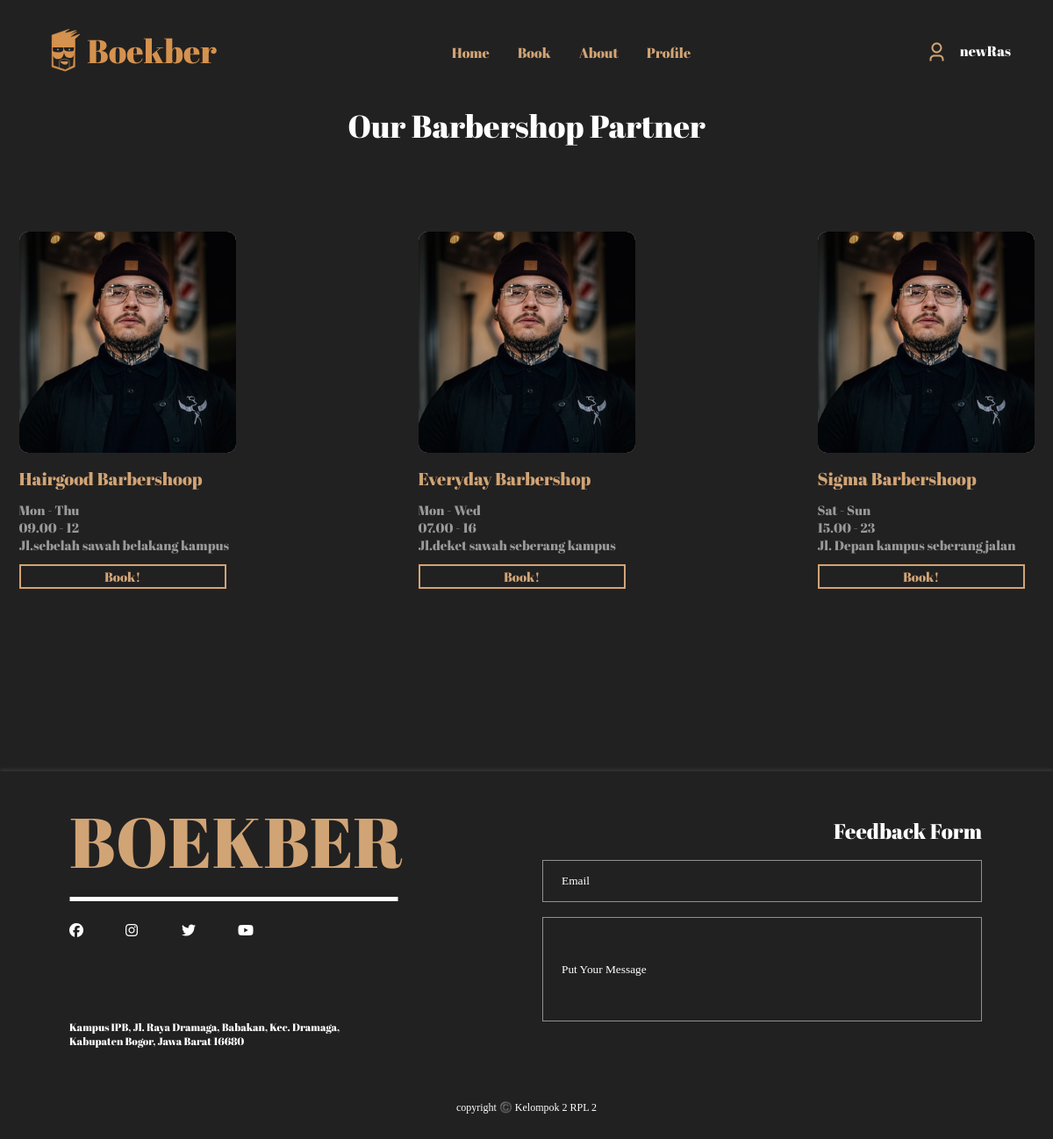
The app's page /Features/Book/Book.php (signed in) with its own data.
### tables this page shows
CREATE TABLE `user` (
  `id` int(32) NOT NULL,
  `Username` varchar(255) NOT NULL,
  `Password` varchar(255) NOT NULL,
  `Email` varchar(255) NOT NULL,
  `Phone_Number` varchar(255) NOT NULL
);

CREATE TABLE `tempat_cukur` (
  `idToko` int(32) NOT NULL,
  `Username` varchar(255) NOT NULL,
  `Password` varchar(255) NOT NULL,
  `Email` varchar(255) NOT NULL,
  `Nomor_Telepon` varchar(255) NOT NULL,
  `Nama_Toko` varchar(255) NOT NULL,
  `Lokasi` varchar(255) NOT NULL,
  `Service` varchar(10) NOT NULL,
  `Deskripsi_Toko` varchar(255) NOT NULL,
  `Rating` varchar(255) NOT NULL,
  `Open_Days` varchar(16) NOT NULL
);

### Features/Book/Book.php (the view, shortened to what this page needs)
<?php
include("../../Component/Configuration/configuration.php");
$iduser = $_SESSION["id"];
$QueryID = mysqli_query($con, "SELECT * FROM user WHERE id = '$iduser'");
?>
<!DOCTYPE html>
<html lang="en">
<head>
    <link rel="stylesheet" href="Book.css">
</head>
<body>
    <div class="container-navbar">
        <div class="navbar-logo">
            <img src="./../../Asset/Navbar Logo.svg" alt="Boekber">
        </div>
        <div class="navbar-list">
            <a href="../../Features/Home/Home_after_login.php">
                <li>Home</li>
            </a>
            <a href="../../Book/Book.php">
                <li>Book</li>
            </a>
            <a href="About.php">
                <li>About</li>
            </a>
            <a href="../Profile/Profile.php">
                <li>Profile</li>
            </a>
        </div>
        <div class="navbar-profile">
            <img src="../../Asset//User Icon.svg" alt="Icon">
            <?php
            while ($baris = mysqli_fetch_array($QueryID)) {
                echo "<h2> $baris[Username]</h2>";
            }
            ?>
        </div>
    </div>
    <section>
        <div class="booking-header">
            <h2>Our Barbershop Partner</h2>
        </div>
        <div class="booking-container">
            <div class="booking-wrapper">
                <?php
                for ($TokoID=1; $TokoID < 4; $TokoID++) {
                    $QueryStore = mysqli_query($con, "SELECT * FROM `tempat_cukur` WHERE idToko = '$TokoID'");
                    echo '<div class="booking">';
                    while ($Toko_Barber = mysqli_fetch_array($QueryStore)) {
                        echo    '<img src="../../Asset/Barber-Placeholder-pic.svg" alt="Barber Placeholder">';
                        echo "<h2> $Toko_Barber[Nama_Toko]</h2>";
                        echo "<h3> $Toko_Barber[Open_Days]</h2>";
                        echo "<h3> $Toko_Barber[Service]</h2>";
                        echo "<h3> $Toko_Barber[Lokasi]</h2>";
                        echo '<button type="submit">';
                        echo    'Book!';
                        echo '</button>';
                    }
                    echo '</div>';
                }
                ?>
            </div>
        </div>
    </section>
    <Footer>
        <div class="footer">
            <div class="footer-container-left">
                <div class="footer-spotlight">
                    <div class="footer-header">
                        <h2>BOEKBER</h2>
                        <img src="../../Asset/Footer Line.svg" />
                    </div>
                    <div class="footer-social">
                        <a href="#"><i class="fa-brands fa-facebook"></i></a>
                        <a href="#"><i class="fa-brands fa-instagram"></i></a>
                        <a href="#"><i class="fa-brands fa-twitter"></i></a>
                        <a href="#"><i class="fa-brands fa-youtube"></i></a>
                    </div>
                </div>
                <div class="footer-address">
                    <p>
                        Kampus IPB, Jl. Raya Dramaga, Babakan, Kec. Dramaga,<br />
                        Kabupaten Bogor, Jawa Barat 16680
                    </p>
                </div>
            </div>
            <div class="footer-container-right">
                <h2>Feedback Form</h2>
                <div class="input">
                    <div class="input-email">
                        <input type="text" placeholder="Email" />
                    </div>
                    <div class="input-message">
                        <input type="text" placeholder="Put Your Message" />
                    </div>
                </div>
            </div>
        </div>
        <div class="footer-copyright">
            <p>copyright ©️ Kelompok 2 RPL 2</p>
        </div>
    </Footer>
</body>
</html>

### Features/Book/Book.css (style rules this page uses)
* { margin: 0; padding: 0; }
body { font-family: 'Plus Jakarta Sans'; background-color: #222121; }
.container-navbar { display: flex; justify-content: space-between; align-items: center; background-color: #222121; padding-top: 2rem; padding-left: 3rem; padding-right: 3rem; padding-bottom: 2rem; }
.navbar-profile { display: flex; flex-direction: row; }
.navbar-profile h2 { padding-left: 14px; font-family: 'Abril Fatface'; font-style: normal; font-weight: 400; font-size: 16px; line-height: 22px; color: white; }
.navbar-list { display: flex; gap: 2rem; }
.navbar-list li { list-style: none; color: #D1A475; font-weight: 500; font-family: 'Abril Fatface'; font-style: normal; font-weight: 400; font-size: 16px; line-height: 22px; }
.navbar-list a { text-decoration: none; }
.booking-header { display: flex; justify-content: center; align-items: center; }
.booking-header h2 { font-family: 'Abril Fatface'; font-style: normal; font-weight: 400; font-size: 36px; line-height: 49px; color: #FFFFFF; }
.booking-container { display: flex; justify-content: center; }
.booking-wrapper { padding: 6rem 0 0 0; display: grid; grid-template-columns: repeat(3, minmax(0, 1fr)); grid-template-rows: repeat(1, minmax(0, 1fr)); gap: 13rem; }
.booking h2 { padding: .75rem 0 .75rem 0; font-family: 'Abril Fatface'; font-style: normal; font-weight: 400; font-size: 20px; line-height: 27px; color: #D1A475; }
.booking h3 { font-family: 'Abril Fatface'; font-style: normal; font-weight: 400; font-size: 15px; line-height: 20px; color: #999999; }
button { font-family: 'Abril Fatface'; font-style: normal; font-weight: 400; font-size: 15px; line-height: 20px; width: 236px; height: 28px; border: 2px solid #D1A475; transition: .3s; color: #D1A475; background: transparent; text-decoration: none; margin: .75rem 0 0 0; }
Footer { margin: 13rem 0 0 0; background-color: #222121; box-shadow: 0px -2px 4px rgba(255, 255, 255, 0.1); }
.footer { display: flex; justify-content: space-between; }
.footer-container-left { display: flex; flex-direction: column; align-items: flex-start; padding: 25px 0 0 79px; }
.footer-header h2 { color: #D1A475; font-family: 'Abril Fatface'; font-style: normal; font-weight: 400; font-size: 80px; }
.footer-social { display: flex; gap: 40px; padding: 20px 0 0 0; }
.footer-social i { color: white; width: 24px; height: 24px; }
.footer-address p { font-family: 'Abril Fatface'; font-style: normal; font-weight: 400; font-size: 12px; line-height: 16px; padding: 86px 0 0 0; color: #FFFFFF; }
.footer-container-right { display: flex; flex-direction: column; align-items: flex-end; padding: 52px 81px 0 0; }
.footer-container-right h2 { color: #FFFFFF; font-family: 'Abril Fatface'; font-style: normal; font-weight: 400; font-size: 24px; line-height: 32px; }
.input-email input { font-family: 'EB Garamond'; color: #FFFFFF; width: 499px; height: 46px; background-color: transparent; margin: 17px 0 0 0; border: 1px solid rgba(255, 255, 255, 0.5); }
.input-email ::placeholder { color: #FFFFFF; padding-left: 21px; }
.input-message input { font-family: 'EB Garamond'; color: #FFFFFF; width: 499px; height: 117px; background-color: transparent; margin: 17px 0 0 0; border: 1px solid rgba(255, 255, 255, 0.5); }
.input-message ::placeholder { color: #FFFFFF; padding-left: 21px; }
.footer-copyright { display: flex; justify-content: center; padding: 60px 0 0 0; }
.footer-copyright p { color: #FFFFFF; font-family: 'EB Garamond'; font-style: normal; font-weight: 400; font-size: 12px; line-height: 16px; padding-bottom: 28px; }

### records on screen
user: Username "newRas"
tempat_cukur: Nama_Toko "Hairgood Barbershoop", Open_Days "Mon - Thu", Service "09.00 - 12", Lokasi "Jl.sebelah sawah belakang kampus"
tempat_cukur: Nama_Toko "Everyday Barbershop", Open_Days "Mon - Wed", Service "07.00 - 16", Lokasi "Jl.deket sawah seberang kampus"
tempat_cukur: Nama_Toko "Sigma Barbershoop", Open_Days "Sat - Sun", Service "15.00 - 23", Lokasi "Jl. Depan kampus seberang jalan"
